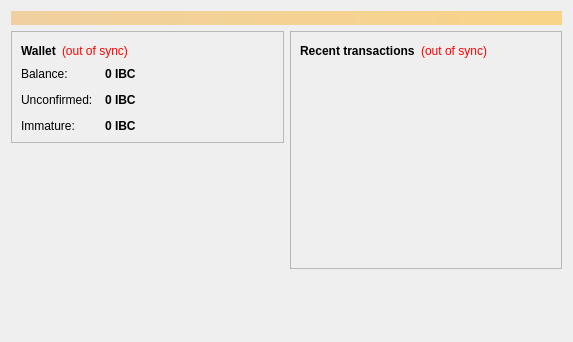
<?xml version="1.0" encoding="UTF-8"?>
<ui version="4.0">
 <class>OverviewPage</class>
 <widget class="QWidget" name="OverviewPage">
  <property name="geometry">
   <rect>
    <x>0</x>
    <y>0</y>
    <width>573</width>
    <height>342</height>
   </rect>
  </property>
  <property name="windowTitle">
   <string>Form</string>
  </property>
  <layout class="QVBoxLayout" name="topLayout">
   <item>
    <widget class="QLabel" name="labelAlerts">
     <property name="visible">
      <bool>false</bool>
     </property>
     <property name="styleSheet">
      <string notr="true">background-color: qlineargradient(x1: 0, y1: 0, x2: 1, y2: 0, stop:0 #F0D0A0, stop:1 #F8D488); color:#000000;</string>
     </property>
     <property name="wordWrap">
      <bool>true</bool>
     </property>
     <property name="margin">
      <number>3</number>
     </property>
    </widget>
   </item>
   <item>
    <layout class="QHBoxLayout" name="horizontalLayout" stretch="1,1">
     <item>
      <layout class="QVBoxLayout" name="verticalLayout_2">
       <item>
        <widget class="QFrame" name="frame">
         <property name="frameShape">
          <enum>QFrame::StyledPanel</enum>
         </property>
         <property name="frameShadow">
          <enum>QFrame::Raised</enum>
         </property>
         <layout class="QVBoxLayout" name="verticalLayout_4">
          <item>
           <layout class="QHBoxLayout" name="horizontalLayout_4">
            <item>
             <widget class="QLabel" name="label_5">
              <property name="font">
               <font>
                <weight>75</weight>
                <bold>true</bold>
               </font>
              </property>
              <property name="text">
               <string>Wallet</string>
              </property>
             </widget>
            </item>
            <item>
             <widget class="QLabel" name="labelWalletStatus">
              <property name="toolTip">
               <string>The displayed information may be out of date. Your wallet automatically synchronizes with the IBCoin network after a connection is established, but this process has not completed yet.</string>
              </property>
              <property name="styleSheet">
               <string notr="true">QLabel { color: red; }</string>
              </property>
              <property name="text">
               <string notr="true">(out of sync)</string>
              </property>
              <property name="alignment">
               <set>Qt::AlignLeading|Qt::AlignLeft|Qt::AlignVCenter</set>
              </property>
             </widget>
            </item>
            <item>
             <spacer name="horizontalSpacer_2">
              <property name="orientation">
               <enum>Qt::Horizontal</enum>
              </property>
              <property name="sizeHint" stdset="0">
               <size>
                <width>40</width>
                <height>20</height>
               </size>
              </property>
             </spacer>
            </item>
           </layout>
          </item>
          <item>
           <layout class="QFormLayout" name="formLayout_2">
            <property name="fieldGrowthPolicy">
             <enum>QFormLayout::AllNonFixedFieldsGrow</enum>
            </property>
            <property name="horizontalSpacing">
             <number>12</number>
            </property>
            <property name="verticalSpacing">
             <number>12</number>
            </property>
            <item row="0" column="0">
             <widget class="QLabel" name="label">
              <property name="text">
               <string>Balance:</string>
              </property>
             </widget>
            </item>
            <item row="0" column="1">
             <widget class="QLabel" name="labelBalance">
              <property name="font">
               <font>
                <weight>75</weight>
                <bold>true</bold>
               </font>
              </property>
              <property name="cursor">
               <cursorShape>IBeamCursor</cursorShape>
              </property>
              <property name="toolTip">
               <string>Your current balance</string>
              </property>
              <property name="text">
               <string notr="true">0 IBC</string>
              </property>
              <property name="textInteractionFlags">
               <set>Qt::LinksAccessibleByMouse|Qt::TextSelectableByKeyboard|Qt::TextSelectableByMouse</set>
              </property>
             </widget>
            </item>
            <item row="1" column="0">
             <widget class="QLabel" name="label_3">
              <property name="text">
               <string>Unconfirmed:</string>
              </property>
             </widget>
            </item>
            <item row="1" column="1">
             <widget class="QLabel" name="labelUnconfirmed">
              <property name="font">
               <font>
                <weight>75</weight>
                <bold>true</bold>
               </font>
              </property>
              <property name="cursor">
               <cursorShape>IBeamCursor</cursorShape>
              </property>
              <property name="toolTip">
               <string>Total of transactions that have yet to be confirmed, and do not yet count toward the current balance</string>
              </property>
              <property name="text">
               <string notr="true">0 IBC</string>
              </property>
              <property name="textInteractionFlags">
               <set>Qt::LinksAccessibleByMouse|Qt::TextSelectableByKeyboard|Qt::TextSelectableByMouse</set>
              </property>
             </widget>
            </item>
            <item row="2" column="0">
             <widget class="QLabel" name="labelImmatureText">
              <property name="text">
               <string>Immature:</string>
              </property>
             </widget>
            </item>
            <item row="2" column="1">
             <widget class="QLabel" name="labelImmature">
              <property name="font">
               <font>
                <weight>75</weight>
                <bold>true</bold>
               </font>
              </property>
              <property name="toolTip">
               <string>Mined balance that has not yet matured</string>
              </property>
              <property name="text">
               <string notr="true">0 IBC</string>
              </property>
              <property name="textInteractionFlags">
               <set>Qt::LinksAccessibleByMouse|Qt::TextSelectableByKeyboard|Qt::TextSelectableByMouse</set>
              </property>
             </widget>
            </item>
           </layout>
          </item>
         </layout>
        </widget>
       </item>
       <item>
        <spacer name="verticalSpacer">
         <property name="orientation">
          <enum>Qt::Vertical</enum>
         </property>
         <property name="sizeHint" stdset="0">
          <size>
           <width>20</width>
           <height>40</height>
          </size>
         </property>
        </spacer>
       </item>
      </layout>
     </item>
     <item>
      <layout class="QVBoxLayout" name="verticalLayout_3">
       <item>
        <widget class="QFrame" name="frame_2">
         <property name="frameShape">
          <enum>QFrame::StyledPanel</enum>
         </property>
         <property name="frameShadow">
          <enum>QFrame::Raised</enum>
         </property>
         <layout class="QVBoxLayout" name="verticalLayout">
          <item>
           <layout class="QHBoxLayout" name="horizontalLayout_2">
            <item>
             <widget class="QLabel" name="label_4">
              <property name="text">
               <string>&lt;b&gt;Recent transactions&lt;/b&gt;</string>
              </property>
             </widget>
            </item>
            <item>
             <widget class="QLabel" name="labelTransactionsStatus">
              <property name="toolTip">
               <string>The displayed information may be out of date. Your wallet automatically synchronizes with the IBCoin network after a connection is established, but this process has not completed yet.</string>
              </property>
              <property name="styleSheet">
               <string notr="true">QLabel { color: red; }</string>
              </property>
              <property name="text">
               <string notr="true">(out of sync)</string>
              </property>
              <property name="alignment">
               <set>Qt::AlignRight|Qt::AlignTrailing|Qt::AlignVCenter</set>
              </property>
             </widget>
            </item>
            <item>
             <spacer name="horizontalSpacer">
              <property name="orientation">
               <enum>Qt::Horizontal</enum>
              </property>
              <property name="sizeHint" stdset="0">
               <size>
                <width>40</width>
                <height>20</height>
               </size>
              </property>
             </spacer>
            </item>
           </layout>
          </item>
          <item>
           <widget class="QListView" name="listTransactions">
            <property name="styleSheet">
             <string notr="true">QListView { background: transparent; }</string>
            </property>
            <property name="frameShape">
             <enum>QFrame::NoFrame</enum>
            </property>
            <property name="verticalScrollBarPolicy">
             <enum>Qt::ScrollBarAlwaysOff</enum>
            </property>
            <property name="horizontalScrollBarPolicy">
             <enum>Qt::ScrollBarAlwaysOff</enum>
            </property>
            <property name="selectionMode">
             <enum>QAbstractItemView::NoSelection</enum>
            </property>
           </widget>
          </item>
         </layout>
        </widget>
       </item>
       <item>
        <spacer name="verticalSpacer_2">
         <property name="orientation">
          <enum>Qt::Vertical</enum>
         </property>
         <property name="sizeHint" stdset="0">
          <size>
           <width>20</width>
           <height>40</height>
          </size>
         </property>
        </spacer>
       </item>
      </layout>
     </item>
    </layout>
   </item>
  </layout>
 </widget>
 <resources/>
 <connections/>
</ui>
